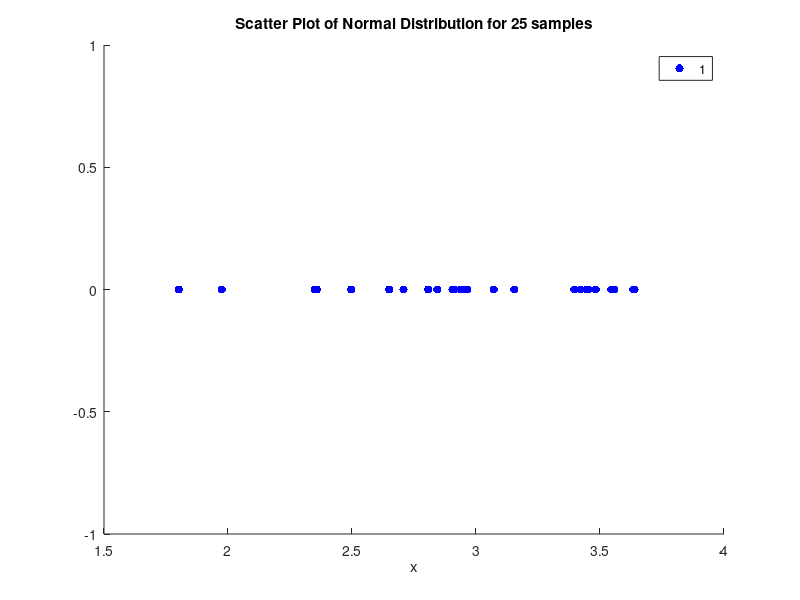
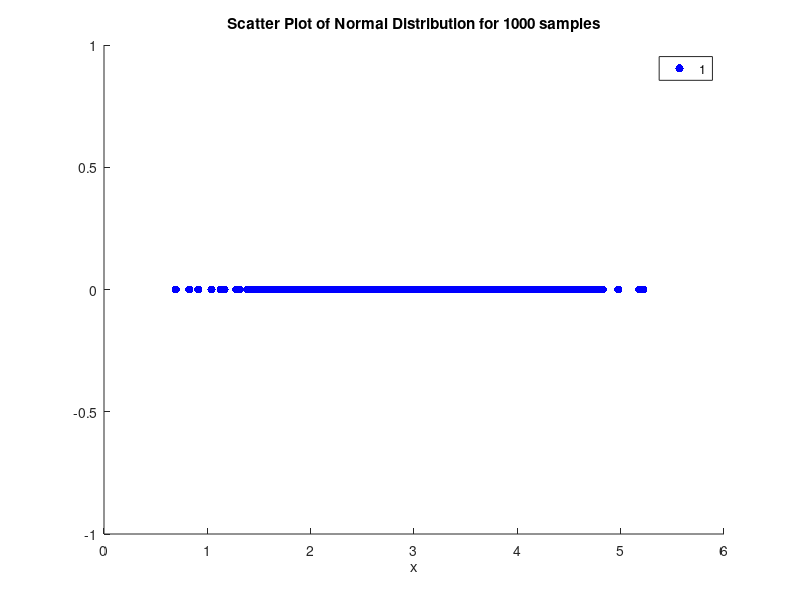

Write the MATLAB code that produced these figures, in order.
clear; clc; close all;

%% Question 2 %% Bayesian Parameter Estimation
rng('default') % For reproducibility

sigma   = 0.7;
% i)
mu1     = 3;
N_25    = 25;
x_i     = normrnd(mu1,sqrt(sigma),[N_25,1]);


% define values for y-axis
y       = zeros(length(x_i),1);
group   = ones(length(x_i), 1);  % All samples in one group
% Plot
figure;
gscatter(x_i, y, group, 'br', '.',18);
title('Scatter Plot of Normal Distribution for 25 samples');
xlabel("x")

% Maximum Likelihood Estimation
mean_estimator_i = sum(x_i)/N_25;

%ii)
mu_mu       = 2.8; % mean parameter of random variable mean
sigma_mu    = .8; % variance parameter of random variable mean

w1_ii       = (N_25*sigma_mu )/(N_25*sigma_mu  + sigma );
w2_ii       = (sigma )/(N_25*sigma_mu  + sigma );

mu_map_ii   = w1_ii * mean_estimator_i + w2_ii * mu_mu;
    
% iii)

N_1000  = 1000;
x_iii   = normrnd(mu1,sigma,[N_1000,1]);

% define values for y-axis
y       = zeros(length(x_iii),1);
group   = ones(length(x_iii), 1);  % All samples in one group
% Plot
figure;
gscatter(x_iii, y, group, 'br', '.',18);
title('Scatter Plot of Normal Distribution for 1000 samples');
xlabel("x")

% Maximum Likelihood Estimation
mean_estimator_iii = sum(x_iii)/N_1000;

% MAP Estimation
w1_iii          = (N_1000*sigma_mu )/(N_1000*sigma_mu  + sigma );
w2_iii          = (sigma )/(N_1000*sigma_mu  + sigma );

mu_map_iii      = w1_iii*mean_estimator_iii + w2_iii * mu_mu; % Prior infoya daha yakın yorum yazarken aklında bulundurursun kıps :D

